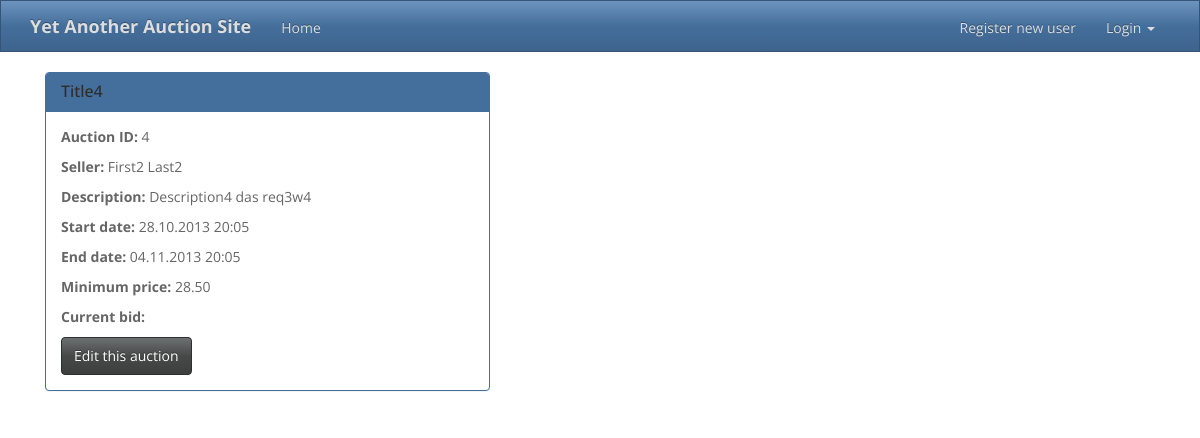
The page /YAAS/view_auction/4/ on the database as committed earlier.
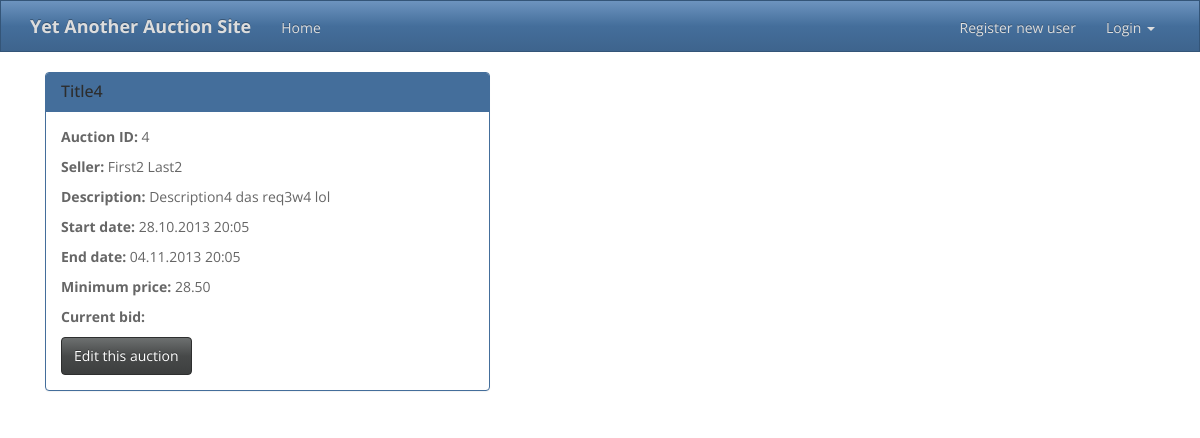
The same page on the database as committed later.
### YAAS_app/models.py (models this page shows)
class Auction(models.Model):
    id = models.AutoField(primary_key=True)
    seller = models.ForeignKey(User, related_name='seller')
    title = models.CharField(max_length=30)
    description = models.TextField()
    start_date = models.DateTimeField(auto_now_add=True)
    updated_date = models.DateTimeField(auto_now=True)
    end_date = models.DateTimeField()
    minimum_price = models.DecimalField(max_digits=16, decimal_places=2)
    current_bid = models.DecimalField(max_digits=16, decimal_places=2, null=True)
    bidder = models.ForeignKey(User, related_name='bidder', null=True)
    @classmethod
    def getById(cls, auction_id):
        try:
            a = cls.objects.get(id=auction_id)
        except ObjectDoesNotExist:
            a = None
        return a

### YAAS_app/views.py (the view)
def view_auction(request, id):
    auction = Auction.getById(id)
    if auction:
        template = "view_auction.html"
        context = {"auction": auction}
        return render_to_response(template, context, context_instance=RequestContext(request))
    else:
        template = "message.html"
        context = {"message": "Auction not found"}
        return render_to_response(template, context, context_instance=RequestContext(request))

### templates/view_auction.html (shortened to what this page needs)
{% extends "base.html" %}
{% block content %}
    <div class="col-md-5">
        <div class="panel panel-primary">
            <div class="panel-heading">
                <h3 class="panel-title">{{ auction.title }}</h3>
            </div>
            <div class="panel-body">
                <p><b>Auction ID:</b> {{ auction.id }}</p>
                <p><b>Seller:</b> {{ auction.seller.get_full_name }}</p>
                <p><b>Description:</b> {{ auction.description }}</p>
                <p><b>Start date:</b> {{ auction.start_date|date:"d.m.Y H:i" }}</p>
                <p><b>End date:</b> {{ auction.end_date|date:"d.m.Y H:i" }}</p>
                <p><b>Minimum price:</b> {{ auction.minimum_price|floatformat:2 }}</p>
                <p><b>Current bid:</b> {{ auction.current_bid|floatformat:2 }}</p>
                <a href="/YAAS/edit_auction/{{ auction.id }}/" class="btn btn-default">Edit this auction</a>
            </div>
        </div>
    </div>
{% endblock %}

Rows that differ between the two databases and show on the page:
changed Auction "Title4": description "Description4 das req3w4" → "Description4 das req3w4 lol"
